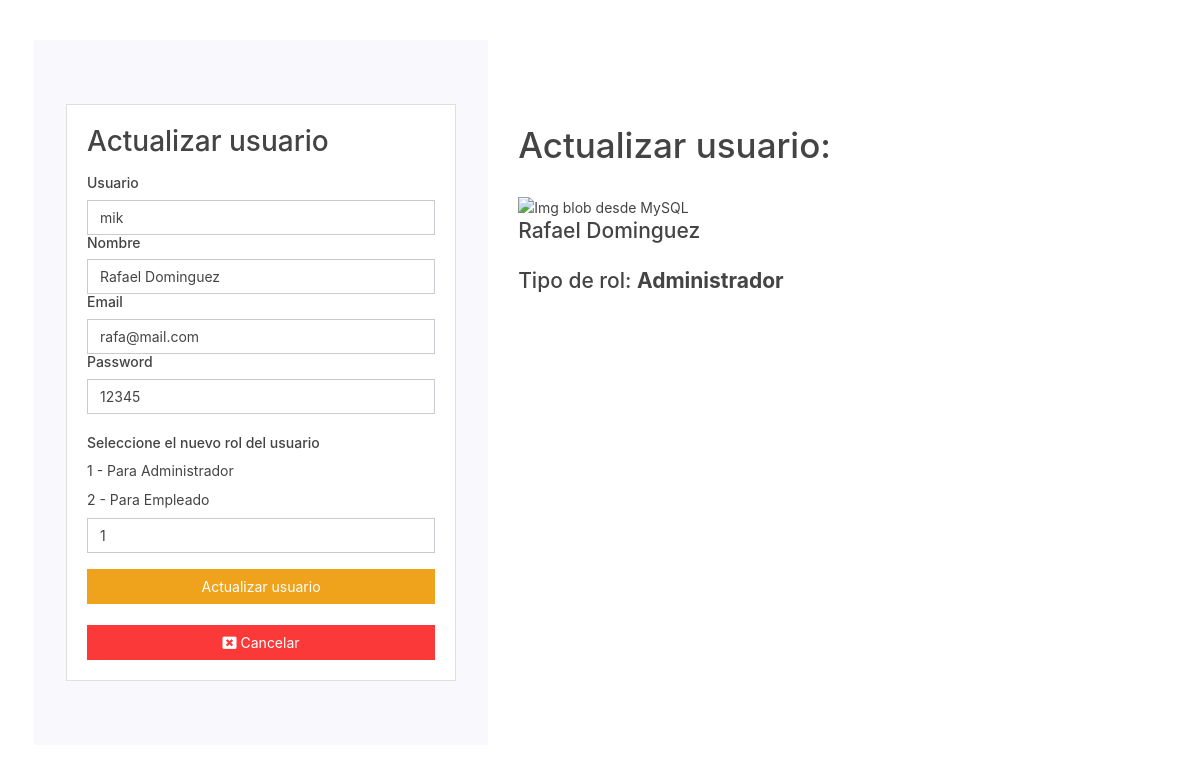
The app's page /actualizar_usuario.php?id=1 (signed in) with its own data.
### tables this page shows
CREATE TABLE `usuarios` (
  `id` int(10) NOT NULL,
  `nick` varchar(100) NOT NULL,
  `nombre` varchar(100) NOT NULL,
  `correo` varchar(100) NOT NULL,
  `contra` varchar(100) NOT NULL,
  `imagen` longblob DEFAULT NULL,
  `cod_rol` int(2) NOT NULL
);

CREATE TABLE `roles` (
  `N_rol` int(2) NOT NULL,
  `tipo_rol` varchar(20) NOT NULL
);

### actualizar_usuario.php (the view, shortened to what this page needs)
<?php
	include ('includes/cn.php');
		$id = $_GET['id'];
		$consulta = "SELECT * from usuarios WHERE id = $id";
		$resultado = mysqli_query($conexion, $consulta);
		if(mysqli_num_rows($resultado) == 1)
		{
			$mostrar = mysqli_fetch_array($resultado);
      $identificacion = $mostrar['id'];
			$usuario = $mostrar['nick'];
			$nombre = $mostrar['nombre'];
			$correo = $mostrar['correo'];
			$contra = $mostrar['contra'];
			$rol = $mostrar['cod_rol'];
		}
  include('includes/cn.php');
  include('includes/header2.php');
?>
<main class="container p-1">
  	<div class="row">
    <div class="col-md-5">
      <div class="jumbotron">
        <div class="card card-body">
            <form action="actualizar_usuario2.php?id=<?php echo $identificacion; ?>" method="POST">
              <div class="form-group">
              	<label><h2>Actualizar usuario</h2></label>
                <br>
                <h6>Usuario</h6><input type="text" name="upuser" class="form-control" value="<?php echo $usuario; ?>" autofocus required>
                <h6>Nombre</h6><input type="text" name="upnombre" class="form-control" value="<?php echo $nombre; ?>" required>
                <h6>Email</h6><input type="text" name="upcorreo" class="form-control" value="<?php echo $correo; ?>" required>
                <h6>Password</h6><input type="text" name="upcontra" class="form-control" value="<?php echo $contra; ?>" required>
              <?php
                  $tipo_rol = $_SESSION['identificacion'];
                  $consultar = "SELECT * from usuarios INNER JOIN roles ON cod_rol = N_rol where id = '$tipo_rol' ";
                  $ejecutar = mysqli_query($conexion, $consultar);
                  $roles = mysqli_fetch_array($ejecutar);
              ?>
                <br>
                <h6>Seleccione el nuevo rol del usuario</h6>
                <label>1 - Para Administrador</label>
                <br>
                <label>2 - Para Empleado</label>
                <input type="text" name="upcod_rol" maxlength="1" class="form-control" value="<?php echo $rol; ?>" required>
              </div>
              <input type="submit" class="btn btn-warning btn-block" value="Actualizar usuario">
              <br>
              <a class="btn btn-danger btn-block" href="usuarios.php"><i class="fas fa-window-close"></i> Cancelar</a>
            </form>
          </div>
      </div>
    </div>
    <div class="col-md-6">
    <div align="right">
    <br>
    </div>
    <br><br><br>
    <h1>Actualizar usuario:</h2><br>
    <img src='buscar_imagen_usuario.php?id=<?php echo $mostrar['id']?>' alt='Img blob desde MySQL' width='250' /></td>
    <br>
    <h4><?php echo $nombre;?><br><br>Tipo de rol: <b> <?php echo $roles['tipo_rol']; ?></b></h4>
	</div>

### records on screen
usuarios: upuser "mik", upnombre "Rafael Dominguez", upcorreo "rafa@mail.com", upcontra "12345", upcod_rol "1", nombre "Rafael Dominguez", cod_rol.tipo_rol "Administrador"
